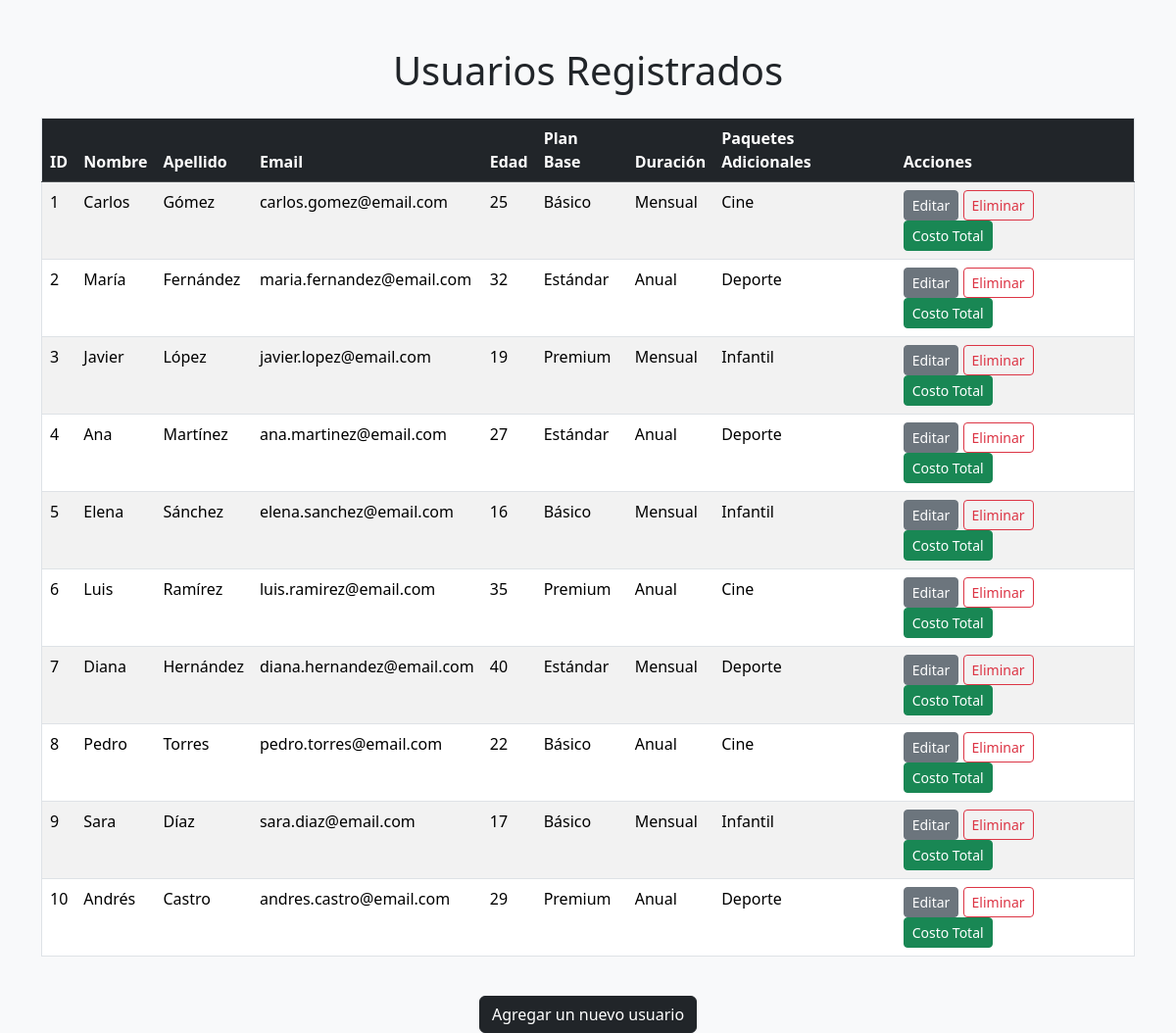
The app's page /hito2T/vista/lista_usuarios.php with its own data.
### tables this page shows
CREATE TABLE IF NOT EXISTS usuarios (
    id INT AUTO_INCREMENT PRIMARY KEY,
    nombre VARCHAR(100) NOT NULL,
    apellidos VARCHAR(100) NOT NULL,
    correo VARCHAR(255) NOT NULL UNIQUE,
    edad INT NOT NULL CHECK (edad > 0),
    plan_base_id INT NOT NULL,
    duracion ENUM('Mensual', 'Anual') NOT NULL,
    FOREIGN KEY (plan_base_id) REFERENCES plan_base(id) ON DELETE CASCADE
);

CREATE TABLE IF NOT EXISTS plan_base (
    id INT AUTO_INCREMENT PRIMARY KEY,
    nombre ENUM('Básico', 'Estándar', 'Premium') NOT NULL UNIQUE,
    precio DECIMAL(5,2) NOT NULL
);

### hito2T/config/class_conexion.php (called while the page is built, shortened)
<?php
class Conexion {
private $servidor = 'localhost';
private $usuario = 'root';
private $password = '1234';
private $base_datos = 'StreamWeb';
public function __construct() {
$this->conexion = new
mysqli($this->servidor, $this->usuario,
$this->password, $this->base_datos);
}
}
?>

### hito2T/controlador/UsuariosController.php (called while the page is built, shortened)
<?php
require_once '../modelo/class_usuario.php';
class UsuariosController
{
    private $modelo;
    public function __construct()
    {
        $this->modelo = new Usuario();
    }
    public function listarUsuarios()
    {
        return $this->modelo->obtenerUsuarios();
    }
}
?>

### hito2T/modelo/class_usuario.php (called while the page is built, shortened)
<?php
require_once '../config/class_conexion.php';
class Usuario
{
    private $conexion;
    public function __construct()
    {
        $this->conexion = new Conexion();
    }
    public function obtenerUsuarios()
    {
        $sql = "SELECT u.id, u.nombre, u.apellidos, u.correo, u.edad, pb.nombre AS plan_base, u.duracion
                FROM usuarios u
                INNER JOIN plan_base pb ON u.plan_base_id = pb.id
                ORDER BY u.id ASC";
        $result = $this->conexion->conexion->query($sql);
        $usuarios = [];
        while ($row = $result->fetch_assoc()) {
            $row['paquetes'] = $this->obtenerPaquetesPorUsuario($row['id']);
            $usuarios[] = $row;
        }
        return $usuarios;
    }
    private function obtenerPaquetesPorUsuario($usuarioId)
    {
        $sql = "SELECT p.nombre
                FROM usuario_paquetes up
                INNER JOIN paquetes p ON up.paquete_id = p.id
                WHERE up.usuario_id = ?";
        $stmt = $this->conexion->conexion->prepare($sql);
        $stmt->bind_param('i', $usuarioId);
        $stmt->execute();
        $result = $stmt->get_result();
        $paquetes = [];
        while ($row = $result->fetch_assoc()) {
            $paquetes[] = $row['nombre'];
        }
        return $paquetes;
    }
}
?>

### hito2T/vista/lista_usuarios.php (the view, shortened to what this page needs)
<?php
require_once '../controlador/UsuariosController.php';
$controller = new UsuariosController();
$usuarios = $controller->listarUsuarios();
?>
<!DOCTYPE html>
<html lang="es">
<head>
    <link href="https://cdn.jsdelivr.net/npm/bootstrap@5.3.3/dist/css/bootstrap.min.css" rel="stylesheet">
</head>
<body class="bg-light">
    <div class="container mt-5">
        <h1 class="text-center mb-4">Usuarios Registrados</h1>
        <div class="table-responsive">
            <table class="table table-striped table-hover border">
                <thead class="table-dark">
                    <tr>
                        <th>ID</th>
                        <th>Nombre</th>
                        <th>Apellido</th>
                        <th>Email</th>
                        <th>Edad</th>
                        <th>Plan Base</th>
                        <th>Duración</th>
                        <th>Paquetes Adicionales</th>
                        <th>Acciones</th>
                    </tr>
                </thead>
                <tbody>
                    <?php foreach ($usuarios as $usuario): ?>
                    <tr>
                        <td><?= $usuario['id'] ?></td>
                        <td><?= $usuario['nombre'] ?></td>
                        <td><?= $usuario['apellidos'] ?></td>
                        <td><?= $usuario['correo'] ?></td>
                        <td><?= $usuario['edad'] ?></td>
                        <td><?= $usuario['plan_base'] ?></td>
                        <td><?= $usuario['duracion'] ?></td>
                        <td>
                            <?= isset($usuario['paquetes']) && !empty($usuario['paquetes']) ? implode(', ', $usuario['paquetes']) : "No tiene paquetes adicionales"; ?>
                        </td>
                        <td>
                            <a href="editar_usuario.php?id=<?= $usuario['id'] ?>" class="btn btn-secondary btn-sm">Editar</a>
                            <a href="eliminar_usuario.php?id=<?= $usuario['id'] ?>" class="btn btn-outline-danger btn-sm">Eliminar</a>
                            <a href="costototal.php?id=<?= $usuario['id'] ?>" class="btn btn-success btn-sm">Costo Total</a>
                        </td>
                    </tr>
                    <?php endforeach; ?>
                </tbody>
            </table>
        </div>
        <div class="text-center mt-4">
            <a href="alta_usuario.php" class="btn btn-dark">Agregar un nuevo usuario</a>
        </div>
    </div>
</body>
</html>

### records on screen
usuarios: id "1", nombre "Carlos", apellidos "Gómez", correo "carlos.gomez@email.com", edad "25", plan_base.nombre "Básico", duracion "Mensual", paquetes "Cine"
usuarios: id "2", nombre "María", apellidos "Fernández", correo "maria.fernandez@email.com", edad "32", plan_base.nombre "Estándar", duracion "Anual", paquetes "Deporte"
usuarios: id "3", nombre "Javier", apellidos "López", correo "javier.lopez@email.com", edad "19", plan_base.nombre "Premium", duracion "Mensual", paquetes "Infantil"
usuarios: id "4", nombre "Ana", apellidos "Martínez", correo "ana.martinez@email.com", edad "27", plan_base.nombre "Estándar", duracion "Anual", paquetes "Deporte"
usuarios: id "5", nombre "Elena", apellidos "Sánchez", correo "elena.sanchez@email.com", edad "16", plan_base.nombre "Básico", duracion "Mensual", paquetes "Infantil"
usuarios: id "6", nombre "Luis", apellidos "Ramírez", correo "luis.ramirez@email.com", edad "35", plan_base.nombre "Premium", duracion "Anual", paquetes "Cine"
usuarios: id "7", nombre "Diana", apellidos "Hernández", correo "diana.hernandez@email.com", edad "40", plan_base.nombre "Estándar", duracion "Mensual", paquetes "Deporte"
usuarios: id "8", nombre "Pedro", apellidos "Torres", correo "pedro.torres@email.com", edad "22", plan_base.nombre "Básico", duracion "Anual", paquetes "Cine"
usuarios: id "9", nombre "Sara", apellidos "Díaz", correo "sara.diaz@email.com", edad "17", plan_base.nombre "Básico", duracion "Mensual", paquetes "Infantil"
usuarios: id "10", nombre "Andrés", apellidos "Castro", correo "andres.castro@email.com", edad "29", plan_base.nombre "Premium", duracion "Anual", paquetes "Deporte"
